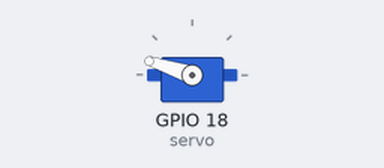
A program run on a simulated Raspberry Pi (BCM pin numbers). Shown: servo. Servo angles are drawn from the pulse width (0.5 ms = 0°, 2.5 ms = 180°); what the program prints to the terminal is not drawn.

Above: at 0.05 s.
At 4.05 s:
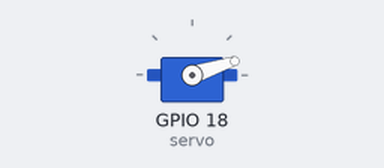
At 8.0 s:
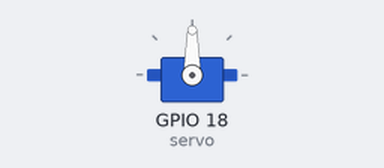
Timing chart, 0 to 10.4 s (numbered marks = the images above):
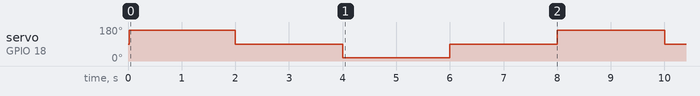

Measured:
- by itself, servo on GPIO 18 (servo): repeats every 8.0 s: 90° 2.0 s, 18° 2.0 s, 90° 2.0 s, 162° 2.0 s

The program:

servo_gpiozero.py
```python
# Beispiel mit Servo

from gpiozero import Servo
from time import sleep

# Dreht nur im Winkel von 90 Grad
#servo = Servo(18)
servo = Servo(18,
              min_pulse_width=0.0007,
              max_pulse_width=0.0023)

print("Start turning...")
print("Press CTRL-C to stop.")

try:
    while True:
        servo.max()
        sleep(2)
        servo.mid()
        sleep(2)
        servo.min()
        sleep(2)
        servo.mid()
        sleep(2)
except KeyboardInterrupt:
    servo.mid()
    servo = None

print("Done!")
```
